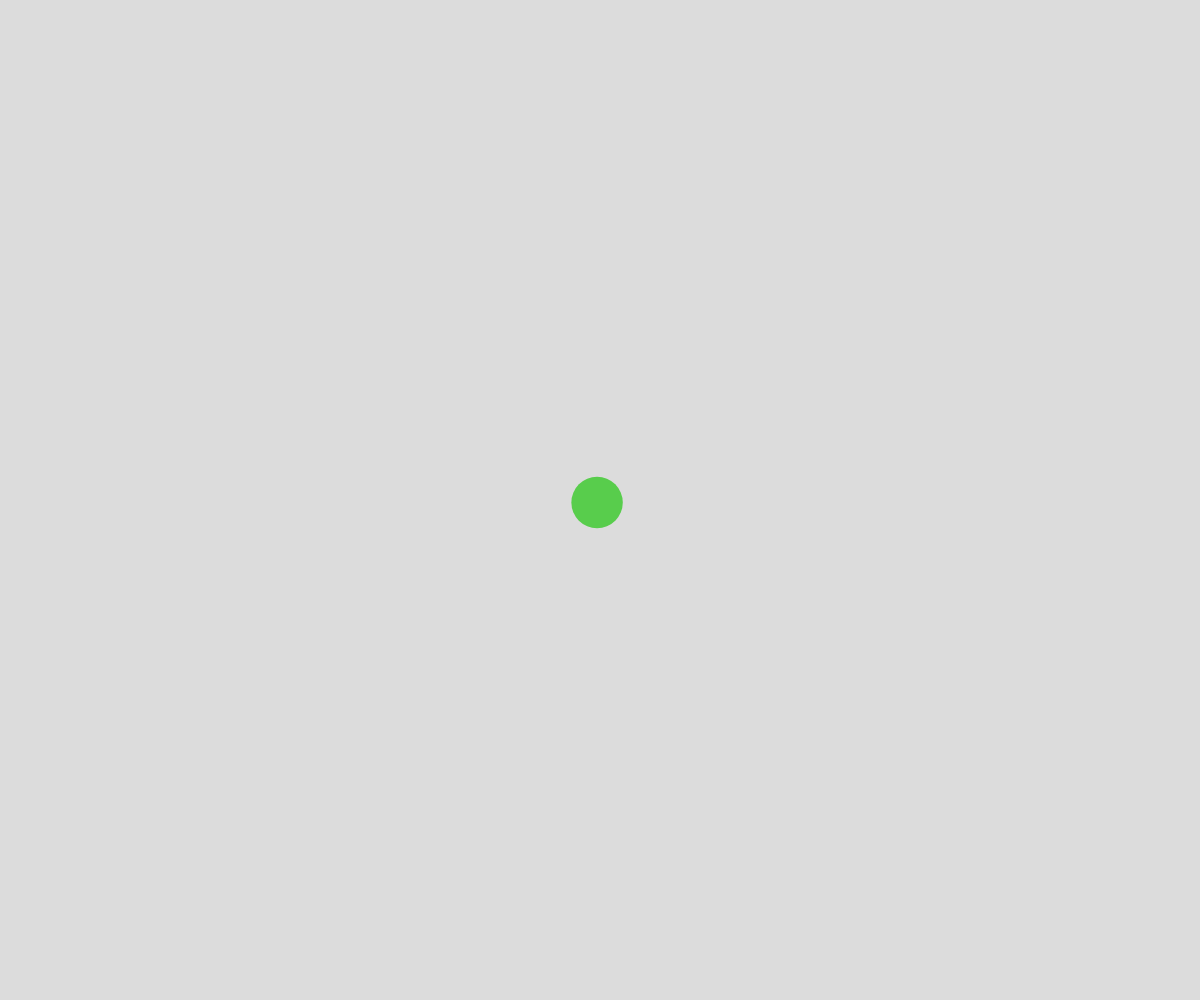
Frame 1 (no input)
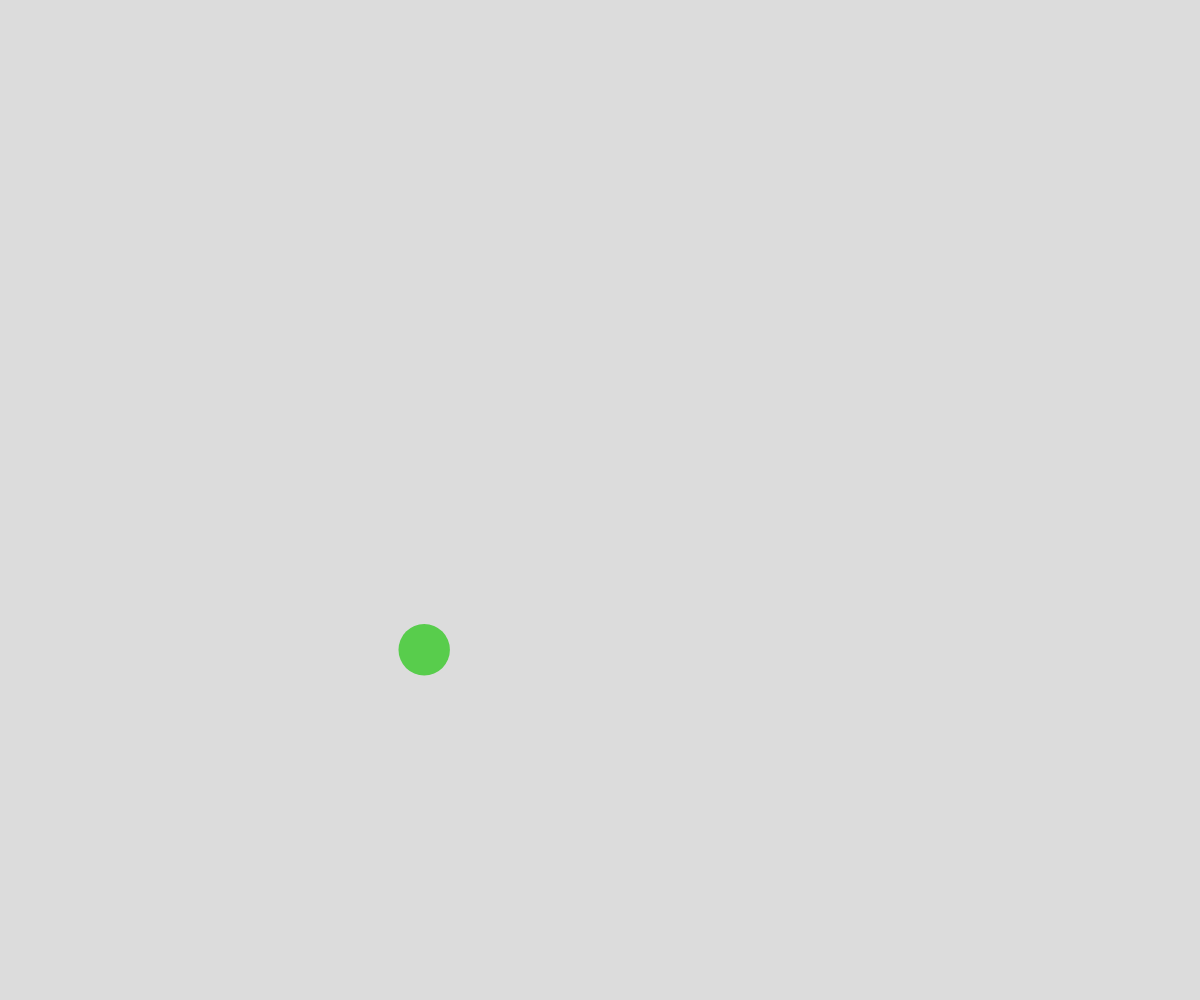
Frame 60 (no input)
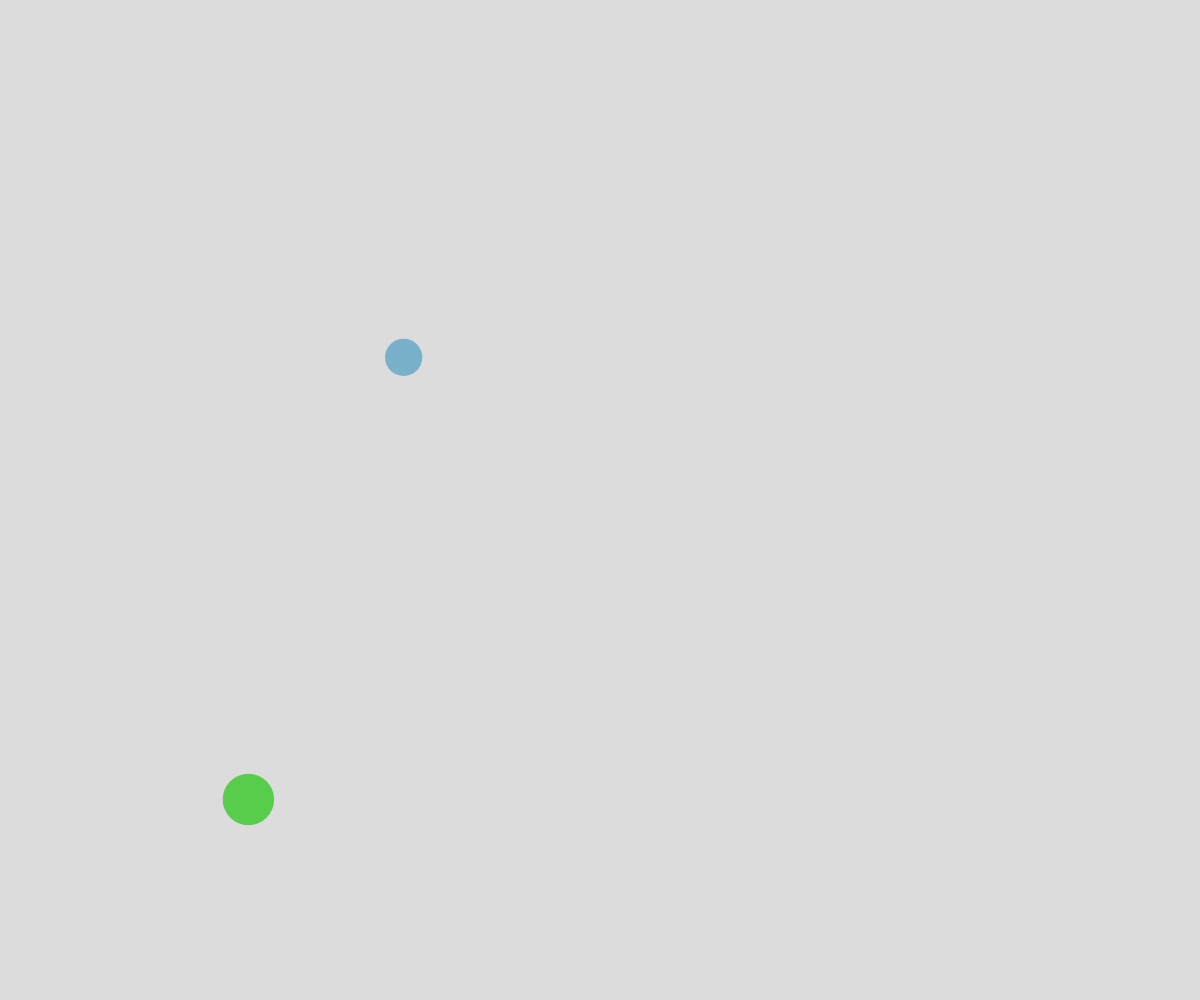
Frame 120 (the mouse pressed at the canvas centre since frame 60)

The p5.js sketch that drew these frames (run headless with seeded random() and noise() and a simulated clock; from frame 60 on, the mouse is pressed at the canvas centre):

// p5.js sketch
// ── sketch.js
// Ball OOP Demo

class Ball {
  constructor(x, y) {
    this.x = x;
    this.y = y;
    this.radius = random(15, 30);
    this.dx = random(-5, 5);
    this.dy = random(-5, 5);
    this.r = random(255);
    this.g = random(255);
    this.b = random(255);
  }

  move() {
    if (this.x - this.radius <= 0 || this.x + this.radius >= width) {
      this.dx *= -1;
    }

    else if (this.y - this.radius < 0 || this.y + this.radius > height) {
      this.dy *= -1;
    }

    this.x += this.dx;
    this.y += this.dy;
  }

  display() {
    fill(this.r, this.g, this.b);
    circle(this.x, this.y, 2*this.radius);
  }

  bounceOff(otherBall) {
    let radiiSum = this.radius + otherBall.radius;
    let distanceApart = dist(this.x, this.y, otherBall.x, otherBall.y);

    if (radiiSum > distanceApart) {
      //balls hitting each other
      let tempX = this.dx;
      let tempY = this.dy;

      this.dx = otherBall.dx;
      this.dy = otherBall.dy;

      otherBall.dx = tempX;
      otherBall.dy = tempY;
    }
  }
}

let ballArray = [];

function setup() {
  createCanvas(windowWidth, windowHeight);
  noStroke();
  let ball = new Ball(width/2, height/2);
  ballArray.push(ball);
}

function draw() {
  background(220);
  for (let currentBall of ballArray) {
    currentBall.move();

    for (let otherBall of ballArray) {
      //avoid checking if hitting self
      if (currentBall !== otherBall) {
        currentBall.bounceOff(otherBall);
      }
    }

    currentBall.display();
  }
}

function mousePressed() {
  let ball = new Ball(mouseX, mouseY);
  ballArray.push(ball);
}
